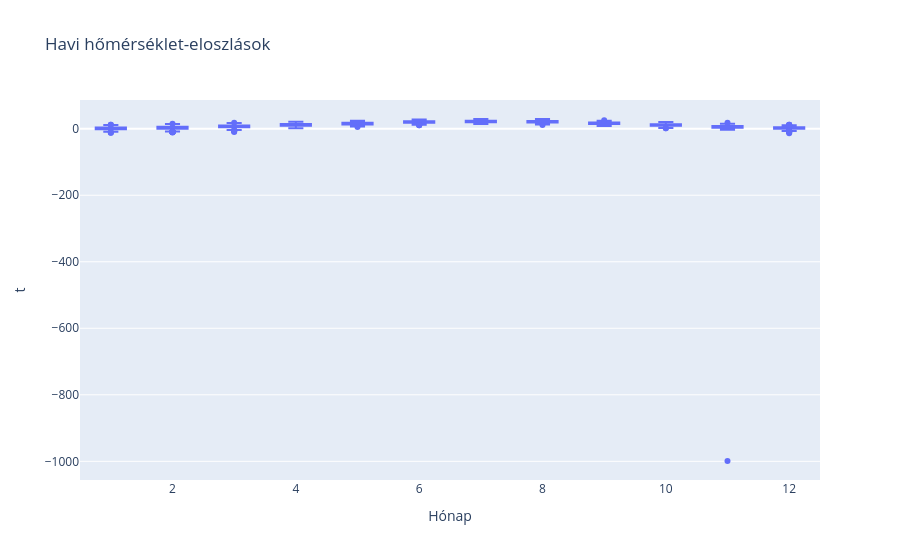

This figure's notebook cell:
### Code cell
df["Hónap"] = df["Time"].dt.month

fig = px.box(
    df,
    x="Hónap",
    y="t",
    title="Havi hőmérséklet-eloszlások"
)
fig.show()

### Figure 1 — Plotly figure (JSON) as saved in the notebook; plotly's stock layout.template omitted (floating-point values rounded to 4 significant figures; data arrays with more than 128 entries replaced by an {"elided": "..."} marker saying what was removed)
{"data": [{"alignmentgroup": "True", "hovertemplate": "Hónap=%{x}<br>t=%{y}<extra></extra>", "legendgroup": "", "marker": {"color": "#636efa"}, "name": "", "notched": false, "offsetgroup": "", "orientation": "v", "showlegend": false, "type": "box", "x": {"elided": "8090 int values"}, "x0": " ", "xaxis": "x", "y": {"elided": "8090 float values"}, "y0": " ", "yaxis": "y"}], "layout": {"boxmode": "group", "legend": {"tracegroupgap": 0}, "title": {"text": "Havi hőmérséklet-eloszlások"}, "xaxis": {"anchor": "y", "domain": [0, 1], "title": {"text": "Hónap"}}, "yaxis": {"anchor": "x", "domain": [0, 1], "title": {"text": "t"}}}}
